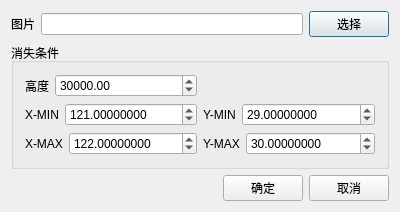
<?xml version="1.0" encoding="UTF-8"?>
<ui version="4.0">
 <class>ByyHudTitleDialog</class>
 <widget class="QDialog" name="ByyHudTitleDialog">
  <property name="geometry">
   <rect>
    <x>0</x>
    <y>0</y>
    <width>400</width>
    <height>190</height>
   </rect>
  </property>
  <property name="windowTitle">
   <string>设置开场图片</string>
  </property>
  <layout class="QVBoxLayout" name="verticalLayout">
   <item>
    <layout class="QHBoxLayout" name="horizontalLayout_2">
     <item>
      <widget class="QLabel" name="label">
       <property name="text">
        <string>图片</string>
       </property>
      </widget>
     </item>
     <item>
      <widget class="QLineEdit" name="lineEdit"/>
     </item>
     <item>
      <widget class="QPushButton" name="pushButton">
       <property name="text">
        <string>选择</string>
       </property>
      </widget>
     </item>
    </layout>
   </item>
   <item>
    <widget class="QGroupBox" name="groupBox">
     <property name="title">
      <string>消失条件</string>
     </property>
     <layout class="QGridLayout" name="gridLayout">
      <item row="0" column="0">
       <layout class="QHBoxLayout" name="horizontalLayout_3">
        <item>
         <widget class="QLabel" name="label_2">
          <property name="text">
           <string>高度</string>
          </property>
         </widget>
        </item>
        <item>
         <widget class="QDoubleSpinBox" name="doubleSpinBox">
          <property name="sizePolicy">
           <sizepolicy hsizetype="Expanding" vsizetype="Fixed">
            <horstretch>0</horstretch>
            <verstretch>0</verstretch>
           </sizepolicy>
          </property>
          <property name="decimals">
           <number>2</number>
          </property>
          <property name="maximum">
           <double>999999999.990000009536743</double>
          </property>
          <property name="value">
           <double>30000.000000000000000</double>
          </property>
         </widget>
        </item>
       </layout>
      </item>
      <item row="1" column="0">
       <layout class="QHBoxLayout" name="horizontalLayout_4">
        <item>
         <widget class="QLabel" name="label_3">
          <property name="text">
           <string>X-MIN</string>
          </property>
         </widget>
        </item>
        <item>
         <widget class="QDoubleSpinBox" name="doubleSpinBox_2">
          <property name="sizePolicy">
           <sizepolicy hsizetype="Expanding" vsizetype="Fixed">
            <horstretch>0</horstretch>
            <verstretch>0</verstretch>
           </sizepolicy>
          </property>
          <property name="decimals">
           <number>8</number>
          </property>
          <property name="minimum">
           <double>-180.000000000000000</double>
          </property>
          <property name="maximum">
           <double>180.000000000000000</double>
          </property>
          <property name="value">
           <double>121.000000000000000</double>
          </property>
         </widget>
        </item>
       </layout>
      </item>
      <item row="1" column="1">
       <layout class="QHBoxLayout" name="horizontalLayout_5">
        <item>
         <widget class="QLabel" name="label_4">
          <property name="text">
           <string>Y-MIN</string>
          </property>
         </widget>
        </item>
        <item>
         <widget class="QDoubleSpinBox" name="doubleSpinBox_4">
          <property name="sizePolicy">
           <sizepolicy hsizetype="Expanding" vsizetype="Fixed">
            <horstretch>0</horstretch>
            <verstretch>0</verstretch>
           </sizepolicy>
          </property>
          <property name="decimals">
           <number>8</number>
          </property>
          <property name="minimum">
           <double>-90.000000000000000</double>
          </property>
          <property name="maximum">
           <double>90.000000000000000</double>
          </property>
          <property name="value">
           <double>29.000000000000000</double>
          </property>
         </widget>
        </item>
       </layout>
      </item>
      <item row="2" column="0">
       <layout class="QHBoxLayout" name="horizontalLayout_6">
        <item>
         <widget class="QLabel" name="label_5">
          <property name="text">
           <string>X-MAX</string>
          </property>
         </widget>
        </item>
        <item>
         <widget class="QDoubleSpinBox" name="doubleSpinBox_3">
          <property name="sizePolicy">
           <sizepolicy hsizetype="Expanding" vsizetype="Fixed">
            <horstretch>0</horstretch>
            <verstretch>0</verstretch>
           </sizepolicy>
          </property>
          <property name="decimals">
           <number>8</number>
          </property>
          <property name="minimum">
           <double>-180.000000000000000</double>
          </property>
          <property name="maximum">
           <double>180.000000000000000</double>
          </property>
          <property name="value">
           <double>122.000000000000000</double>
          </property>
         </widget>
        </item>
       </layout>
      </item>
      <item row="2" column="1">
       <layout class="QHBoxLayout" name="horizontalLayout_7">
        <item>
         <widget class="QLabel" name="label_6">
          <property name="text">
           <string>Y-MAX</string>
          </property>
         </widget>
        </item>
        <item>
         <widget class="QDoubleSpinBox" name="doubleSpinBox_5">
          <property name="sizePolicy">
           <sizepolicy hsizetype="Expanding" vsizetype="Fixed">
            <horstretch>0</horstretch>
            <verstretch>0</verstretch>
           </sizepolicy>
          </property>
          <property name="decimals">
           <number>8</number>
          </property>
          <property name="minimum">
           <double>-90.000000000000000</double>
          </property>
          <property name="maximum">
           <double>90.000000000000000</double>
          </property>
          <property name="value">
           <double>30.000000000000000</double>
          </property>
         </widget>
        </item>
       </layout>
      </item>
     </layout>
    </widget>
   </item>
   <item>
    <layout class="QHBoxLayout" name="horizontalLayout">
     <item>
      <spacer name="horizontalSpacer">
       <property name="orientation">
        <enum>Qt::Horizontal</enum>
       </property>
       <property name="sizeHint" stdset="0">
        <size>
         <width>40</width>
         <height>20</height>
        </size>
       </property>
      </spacer>
     </item>
     <item>
      <widget class="QPushButton" name="pushButton_2">
       <property name="text">
        <string>确定</string>
       </property>
      </widget>
     </item>
     <item>
      <widget class="QPushButton" name="pushButton_3">
       <property name="text">
        <string>取消</string>
       </property>
      </widget>
     </item>
    </layout>
   </item>
  </layout>
 </widget>
 <layoutdefault spacing="6" margin="11"/>
 <resources/>
 <connections>
  <connection>
   <sender>pushButton_3</sender>
   <signal>clicked()</signal>
   <receiver>ByyHudTitleDialog</receiver>
   <slot>reject()</slot>
   <hints>
    <hint type="sourcelabel">
     <x>346</x>
     <y>57</y>
    </hint>
    <hint type="destinationlabel">
     <x>148</x>
     <y>53</y>
    </hint>
   </hints>
  </connection>
  <connection>
   <sender>pushButton_2</sender>
   <signal>clicked()</signal>
   <receiver>ByyHudTitleDialog</receiver>
   <slot>accept()</slot>
   <hints>
    <hint type="sourcelabel">
     <x>269</x>
     <y>49</y>
    </hint>
    <hint type="destinationlabel">
     <x>51</x>
     <y>42</y>
    </hint>
   </hints>
  </connection>
 </connections>
</ui>
